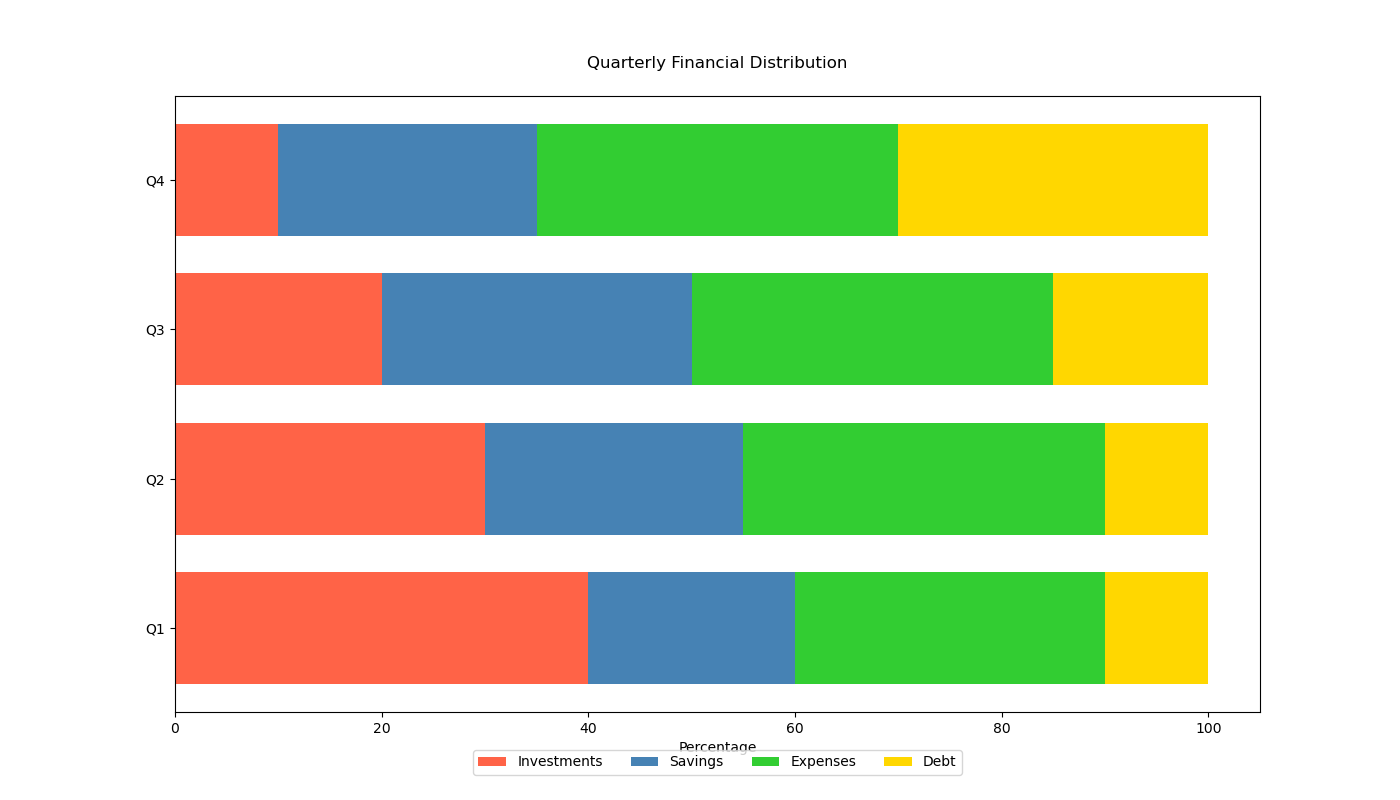

Generate this figure with Python:

import matplotlib.pyplot as plt
import numpy as np

# Data
categories = ['Investments', 'Savings', 'Expenses', 'Debt']
quarters = ['Q1', 'Q2', 'Q3', 'Q4']

data = np.array([
    [40, 30, 20, 10],  # Investments
    [20, 25, 30, 25],  # Savings
    [30, 35, 35, 35],  # Expenses
    [10, 10, 15, 30],  # Debt
])

# Convert data to percentages
data_percentage = data / data.sum(axis=0) * 100

# Colors
colors = ['#FF6347', '#4682B4', '#32CD32', '#FFD700']

# Plot
fig, ax = plt.subplots(figsize=(14, 8))
width = 0.75  # Bar width

for i in range(len(categories)):
    bottom = np.sum(data_percentage[:i], axis=0)
    ax.barh(quarters, data_percentage[i], left=bottom, height=width, color=colors[i], label=categories[i])

# Customizations
ax.set_xlabel('Percentage')
ax.set_title('Quarterly Financial Distribution', pad=20)
ax.legend(loc='upper center', bbox_to_anchor=(0.5, -0.05), ncol=4)

plt.show()
